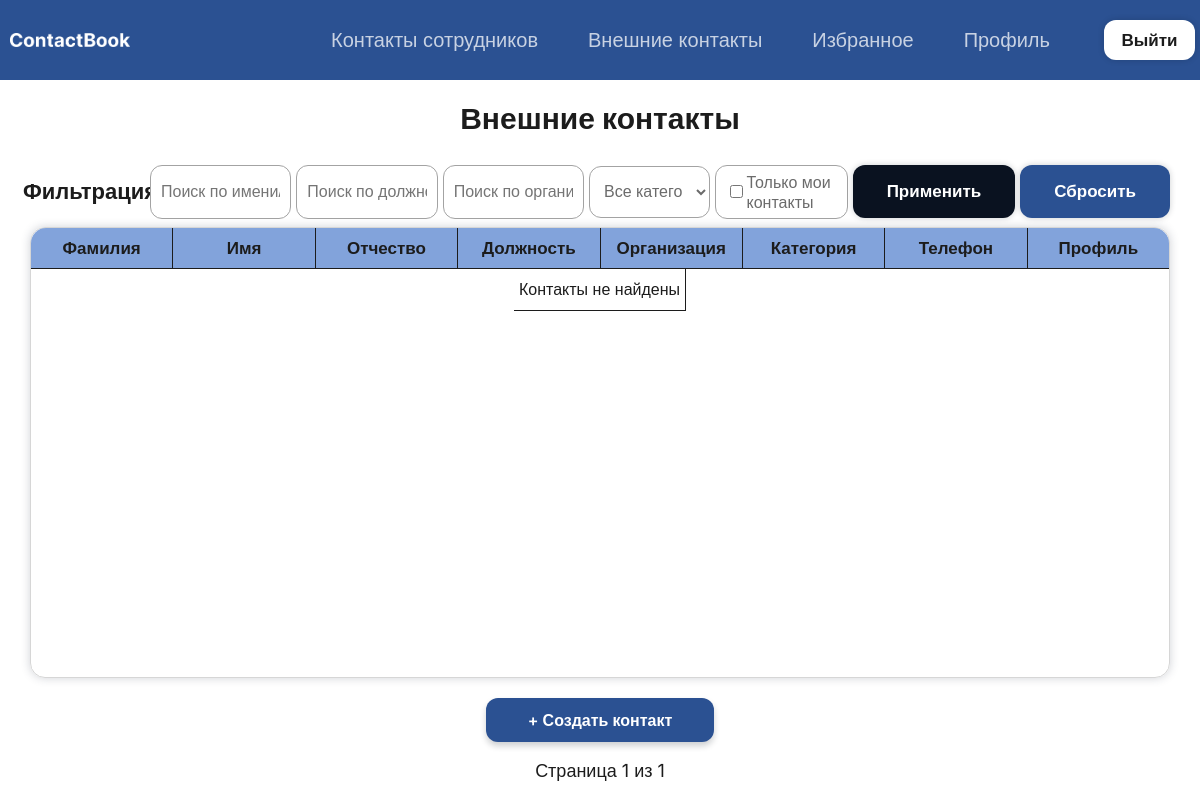
The app's page /contacts/ (signed in), older data.
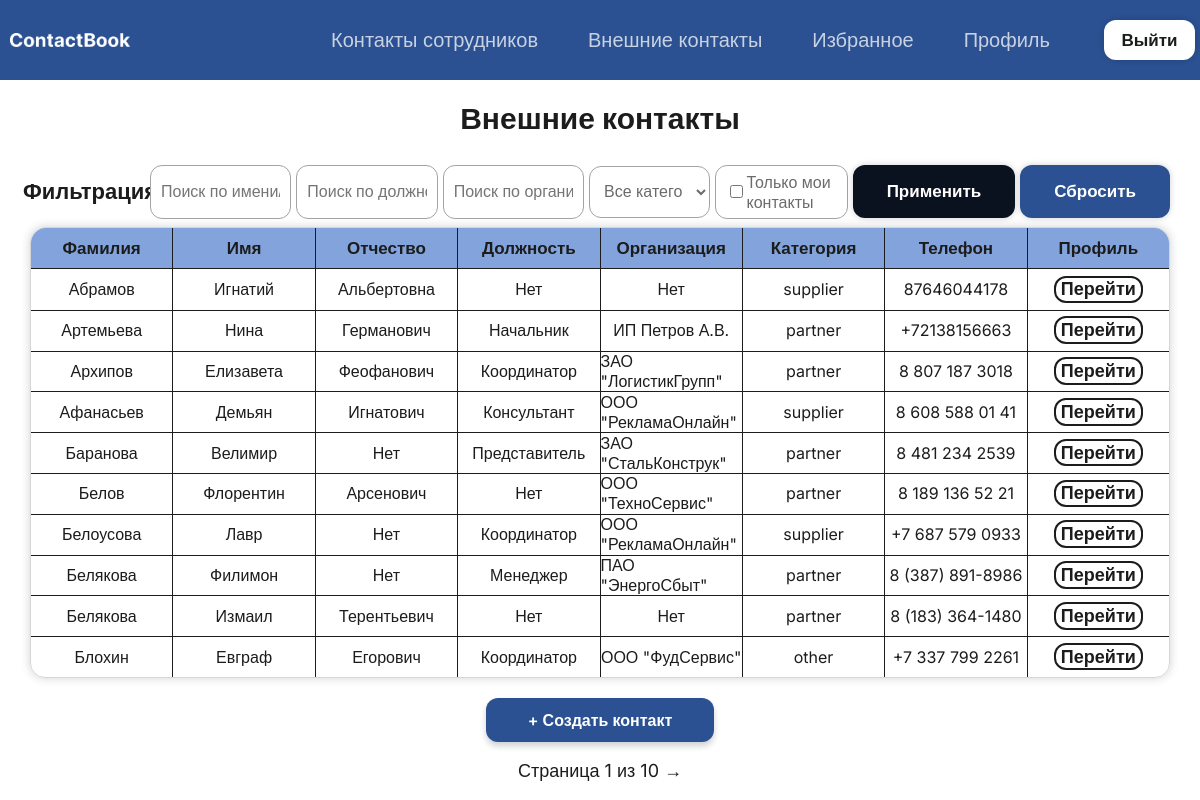
The same page, newer data.
### ContactBook/models.py (models this page shows, shortened)
class Contact(models.Model):
    last_name = models.CharField(max_length=50, verbose_name='Фамилия')
    first_name = models.CharField(max_length=50, verbose_name='Имя')
    middle_name = models.CharField(max_length=50, blank=True, null=True, verbose_name='Отчество')
    phone = models.CharField(max_length=20, unique=True, verbose_name='Телефон')
    email = models.CharField(max_length=150, unique=True, blank=True, null=True, verbose_name='Почта')
    organization = models.CharField(max_length=100, blank=True, null=True, verbose_name='Организация')
    position = models.CharField(max_length=100, blank=True, null=True, verbose_name='Должность')
    category = models.CharField(max_length=20, choices=[('client', 'Клиент'), ('partner', 'Партнёр'), ('supplier', 'Поставщик'), ('other', 'Другое')], default='client', verbose_name='Категория')
    owner = models.ForeignKey(User, on_delete=models.CASCADE, verbose_name='Ответственный')
    class Meta:
        verbose_name = 'Внешний контакт'
        verbose_name_plural = 'Внешние контакты'
        ordering = ['last_name', 'first_name']

### ContactBook/views.py (the view, shortened to what this page needs)
# urls.py: path('contacts/', views.contact_list, name='contact_list'),
@login_required
def contact_list(request):
    is_admin_user = is_admin(request.user)
    qs = Contact.objects.all()
    mine_only = request.GET.get('mine_only') == 'on'
    if mine_only:
        qs = qs.filter(owner=request.user)
    search = request.GET.get('search', '').strip()
    position = request.GET.get('position', '').strip()
    org = request.GET.get('organization', '').strip()
    category = request.GET.get('category', '').strip()
    if position:
        qs = qs.filter(position__icontains=position)
    if org:
        qs = qs.filter(organization__icontains=org)
    if category:
        qs = qs.filter(category=category)
    qs = qs.order_by('last_name')
    paginator = Paginator(qs, 10)
    page_obj = paginator.get_page(request.GET.get('page'))
    return render(request, 'contactbook/contact_list.html', {
        'page_obj': page_obj,
        'search': search,
        'position': position,
        'organization': org,
        'category': category,
        'mine_only': mine_only,
        'categories': [('client', 'Клиент'), ('partner', 'Партнёр'), ('supplier', 'Поставщик'), ('other', 'Другое')],
        'is_admin': is_admin_user
    })

### ContactBook/views.py (called while the page is built)
def is_admin(user):
    return user.is_authenticated and hasattr(user, 'employee_profile') and user.employee_profile.role == 'admin'

### ContactBook/templates/contactbook/contact_list.html (shortened to what this page needs)
{% extends "base.html" %}
{% block content %}
<h1>Внешние контакты</h1>
<div class="filter">
    <div class="zagolovok"><p>Фильтрация</p></div>
    <form method="get" class="elements-contact">
        <input type="text" name="search" value="{{ search }}" placeholder="Поиск по имени/фамилии">
        <input type="text" name="position" value="{{ position }}" placeholder="Поиск по должности">
        <input type="text" name="organization" value="{{ organization }}" placeholder="Поиск по организации">
        <select name="category">
            <option value="">Все категории</option>
        </select>
        <label for="mine_only" class="mine-toggle">
            <input type="checkbox" name="mine_only" value="on" {% if mine_only %}checked{% endif %}>
            <p>Только мои контакты</p>
        </label>
        <button type="submit" class="btn btn-primary">Применить</button>
        <a href="{% url 'contactbook:contact_list' %}" class="btn btn-secondary">Сбросить</a>
    </form>
</div>
<div class="list">
    <table>
        <thead>
            <tr>
                <th>Фамилия</th>
                <th>Имя</th>
                <th>Отчество</th>
                <th>Должность</th>
                <th>Организация</th>
                <th>Категория</th>
                <th>Телефон</th>
                <th class="last-column">Профиль</th>
            </tr>
        </thead>
        <tbody>
            {% for contact in page_obj %}
            <tr>
                <td>{{ contact.last_name }}</td>
                <td>{{ contact.first_name }}</td>
                <td>{{ contact.middle_name|default:"Нет" }}</td>
                <td>{{ contact.position|default:"Нет" }}</td>
                <td>{{ contact.organization|default:"Нет" }}</td>
                <td>{{ contact.category|default:"Нет" }}</td>
                <td>{{ contact.phone }}</td>
                <td class="last-column"><a href="{% url 'contactbook:contact_detail' contact.pk %}">Перейти</a></td>
            </tr>
            {% empty %}
            <tr class="none"><td colspan="8" id="contact-none">Контакты не найдены</td></tr>
            {% endfor %}
        </tbody>
    </table>
</div>
<div class="create-contact">
    <button type="button" onclick="toggleForm('create-contact-form')" class="btn back-link"> + Создать контакт</button>
</div>
<div class="pagination">
    <p>Страница {{ page_obj.number }} из {{ page_obj.paginator.num_pages }}</p>
    {% if page_obj.has_next %}
        <a href="?page={{ page_obj.next_page_number }}&search={{ search|urlencode }}&position={{ position|urlencode }}&organization={{ organization|urlencode }}&category={{ category }}&mine_only={% if mine_only %}on{% endif %}">→</a>
    {% endif %}
</div>
{% endblock %}

### ContactBook/templates/base.html (shortened to what this page needs)
{% load static %}
<!DOCTYPE html>
<html lang="ru">
<head>
    <link rel="stylesheet" href="{% static 'css/style.css' %}">
</head>
<body>
    <header>
        <img src="{% static 'img/logo.png' %}" alt="" id="logo">
        <nav class="header">
            <ul>
                <li><a href="{% url 'contactbook:employee_list' %}">Контакты сотрудников</a></li>
                <li><a href="{% url 'contactbook:contact_list' %}">Внешние контакты</a></li>
                <li><a href="{% url 'contactbook:favorite_list' %}">Избранное</a></li>
                <li><a href="{% url 'contactbook:my_profile' %}">Профиль</a></li>
            </ul>
            <div class="leave">
                {% if request.user.is_authenticated %}
                    <form method="post" action="{% url 'contactbook:logout' %}">
                        <button type="submit" class="btn">Выйти</button>
                    </form>
                {% endif %}
            </div>
        </nav>
    </header>
    <main>
        {% block content %}{% endblock %}
    </main>
</body>
</html>

Row changes from the older to the newer data that the page shows:
added Contact: last_name "Абрамов", first_name "Игнатий", middle_name "Альбертовна", position "Нет", organization "Нет", category "supplier", phone "87646044178"
added Contact: last_name "Артемьева", first_name "Нина", middle_name "Германович", position "Начальник", organization "ИП Петров А.В.", category "partner", phone "+72138156663"
added Contact: last_name "Архипов", first_name "Елизавета", middle_name "Феофанович", position "Координатор", organization "ЗАО \"ЛогистикГрупп\"", category "partner", phone "8 807 187 3018"
added Contact: last_name "Афанасьев", first_name "Демьян", middle_name "Игнатович", position "Консультант", organization "ООО \"РекламаОнлайн\"", category "supplier", phone "8 608 588 01 41"
added Contact: last_name "Баранова", first_name "Велимир", middle_name "Нет", position "Представитель", organization "ЗАО \"СтальКонструк\"", category "partner", phone "8 481 234 2539"
added Contact: last_name "Белов", first_name "Флорентин", middle_name "Арсенович", position "Нет", organization "ООО \"ТехноСервис\"", category "partner", phone "8 189 136 52 21"
added Contact: last_name "Белоусова", first_name "Лавр", middle_name "Нет", position "Координатор", organization "ООО \"РекламаОнлайн\"", category "supplier", phone "+7 687 579 0933"
added Contact: last_name "Белякова", first_name "Филимон", middle_name "Нет", position "Менеджер", organization "ПАО \"ЭнергоСбыт\"", category "partner", phone "8 (387) 891-8986"
added Contact: last_name "Белякова", first_name "Измаил", middle_name "Терентьевич", position "Нет", organization "Нет", category "partner", phone "8 (183) 364-1480"
added Contact: last_name "Блохин", first_name "Евграф", middle_name "Егорович", position "Координатор", organization "ООО \"ФудСервис\"", category "other", phone "+7 337 799 2261"
Text that changed along with them:
{{ page_obj.paginator.num_pages }}: "1" → "10"
text no longer shown: "Контакты не найдены"
